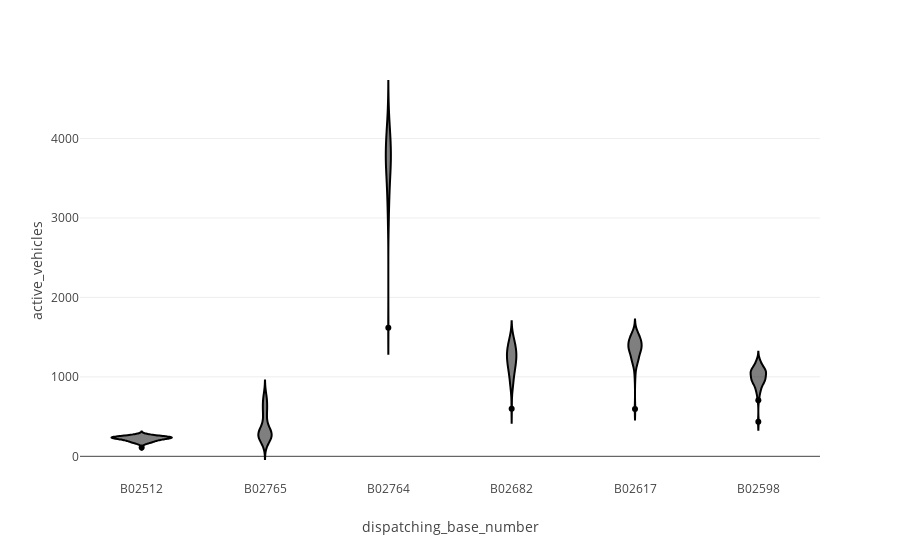

The notebook cell saved with this chart:
### Code cell
px.violin(x= 'dispatching_base_number', y= 'active_vehicles', data_frame= uber_foil)

### Figure 1 — Plotly figure (JSON) as saved in the notebook; plotly's stock layout.template omitted (floating-point values rounded to 4 significant figures; data arrays with more than 128 entries replaced by an {"elided": "..."} marker saying what was removed)
{"data": [{"alignmentgroup": "True", "box": {"visible": false}, "hovertemplate": "dispatching_base_number=%{x}<br>active_vehicles=%{y}<extra></extra>", "legendgroup": "", "marker": {"color": "#000001"}, "name": "", "offsetgroup": "", "orientation": "v", "scalegroup": "True", "showlegend": false, "type": "violin", "x": {"elided": "354 str values"}, "x0": " ", "xaxis": "x", "y": {"elided": "354 int values"}, "y0": " ", "yaxis": "y"}], "layout": {"legend": {"tracegroupgap": 0}, "margin": {"t": 60}, "violinmode": "group", "xaxis": {"anchor": "y", "domain": [0, 1], "title": {"text": "dispatching_base_number"}}, "yaxis": {"anchor": "x", "domain": [0, 1], "title": {"text": "active_vehicles"}}}}
